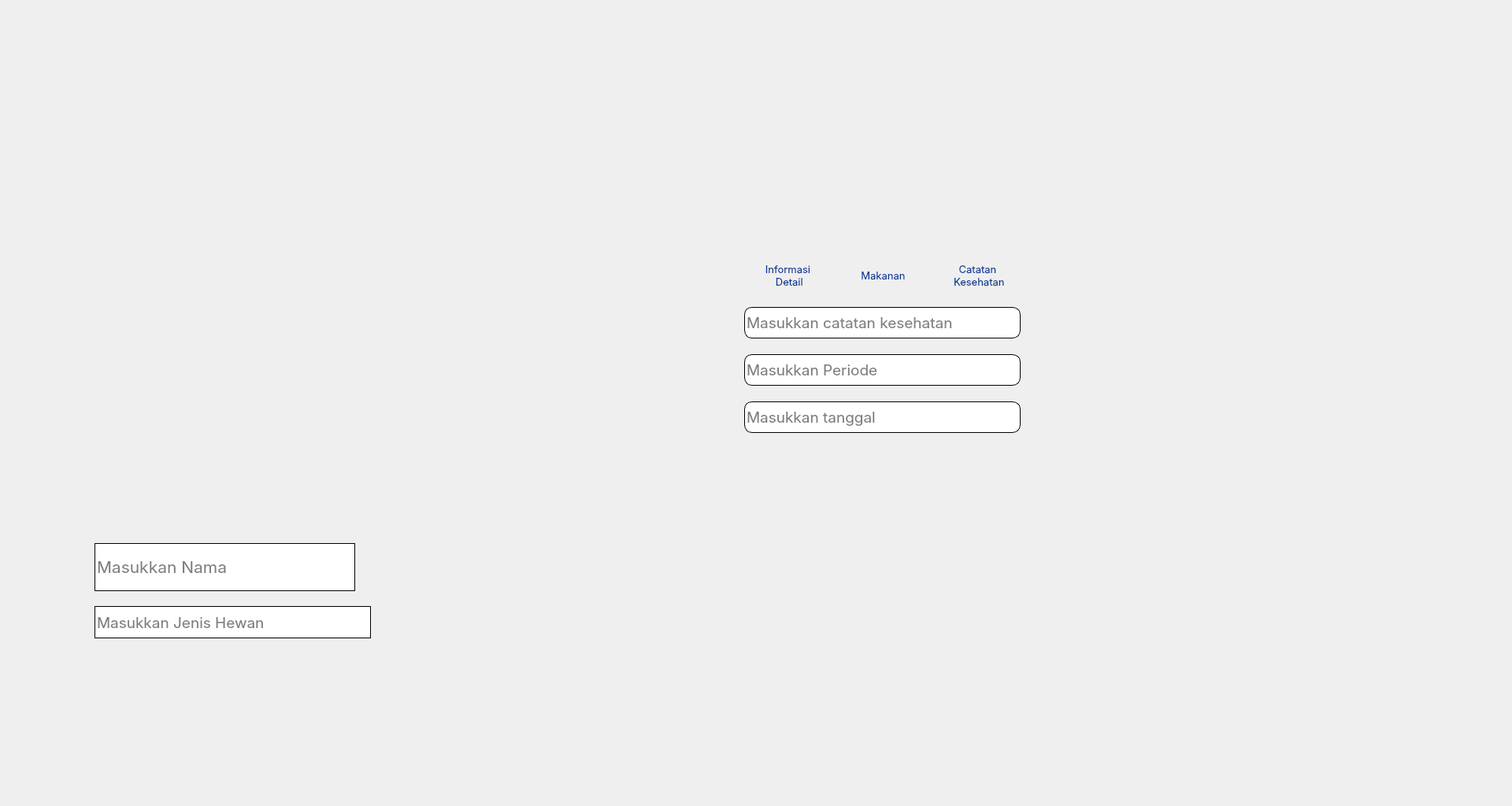
<?xml version="1.0" encoding="UTF-8"?>
<ui version="4.0">
 <class>Dialog</class>
 <widget class="QDialog" name="Dialog">
  <property name="geometry">
   <rect>
    <x>0</x>
    <y>0</y>
    <width>1920</width>
    <height>1024</height>
   </rect>
  </property>
  <property name="windowTitle">
   <string>Dialog</string>
  </property>
  <property name="styleSheet">
   <string notr="true">QDialog{
background-image: url(src/Assets/Menu.png);
}</string>
  </property>
  <widget class="QPushButton" name="pushButton">
   <property name="geometry">
    <rect>
     <x>100</x>
     <y>260</y>
     <width>385</width>
     <height>385</height>
    </rect>
   </property>
   <property name="styleSheet">
    <string notr="true">background-image: url(src/Assets/Group 8.png);
border : none;
border-radius: 34px;
background-repeat: none;
</string>
   </property>
   <property name="text">
    <string/>
   </property>
  </widget>
  <widget class="QLineEdit" name="lineEdit">
   <property name="geometry">
    <rect>
     <x>120</x>
     <y>690</y>
     <width>331</width>
     <height>61</height>
    </rect>
   </property>
   <property name="font">
    <font>
     <family>Inter</family>
     <pointsize>16</pointsize>
    </font>
   </property>
   <property name="styleSheet">
    <string notr="true">QLineEdit {
background-color: rgb(255,255,255);
color: rgb(0,0,0);
border: 1px solid black;

}</string>
   </property>
   <property name="placeholderText">
    <string>Masukkan Nama</string>
   </property>
  </widget>
  <widget class="QLineEdit" name="lineEdit_2">
   <property name="geometry">
    <rect>
     <x>120</x>
     <y>770</y>
     <width>351</width>
     <height>41</height>
    </rect>
   </property>
   <property name="font">
    <font>
     <family>Inter</family>
     <pointsize>14</pointsize>
    </font>
   </property>
   <property name="styleSheet">
    <string notr="true">QLineEdit {
background-color: rgb(255,255,255);
color: rgb(0,0,0);
border: 1px solid black;

}</string>
   </property>
   <property name="placeholderText">
    <string>Masukkan Jenis Hewan</string>
   </property>
  </widget>
  <widget class="QStackedWidget" name="stackedWidget">
   <property name="geometry">
    <rect>
     <x>940</x>
     <y>390</y>
     <width>611</width>
     <height>381</height>
    </rect>
   </property>
   <property name="currentIndex">
    <number>2</number>
   </property>
   <widget class="QWidget" name="page">
    <widget class="QLineEdit" name="lineEdit_3">
     <property name="geometry">
      <rect>
       <x>5</x>
       <y>0</y>
       <width>351</width>
       <height>40</height>
      </rect>
     </property>
     <property name="font">
      <font>
       <family>Inter</family>
       <pointsize>14</pointsize>
      </font>
     </property>
     <property name="styleSheet">
      <string notr="true">QLineEdit {
background-color: rgb(255,255,255);
color: rgb(0,0,0);
border: 1px solid black;
border-radius: 10px;

}</string>
     </property>
     <property name="placeholderText">
      <string>Masukkan tanggal lahir</string>
     </property>
    </widget>
    <widget class="QLineEdit" name="lineEdit_4">
     <property name="geometry">
      <rect>
       <x>5</x>
       <y>60</y>
       <width>351</width>
       <height>40</height>
      </rect>
     </property>
     <property name="font">
      <font>
       <family>Inter</family>
       <pointsize>14</pointsize>
      </font>
     </property>
     <property name="styleSheet">
      <string notr="true">QLineEdit {
background-color: rgb(255,255,255);
color: rgb(0,0,0);
border: 1px solid black;
border-radius: 10px;

}</string>
     </property>
     <property name="placeholderText">
      <string>Masukkan jenis kelamin</string>
     </property>
    </widget>
    <widget class="QLineEdit" name="lineEdit_5">
     <property name="geometry">
      <rect>
       <x>5</x>
       <y>120</y>
       <width>351</width>
       <height>40</height>
      </rect>
     </property>
     <property name="font">
      <font>
       <family>Inter</family>
       <pointsize>14</pointsize>
      </font>
     </property>
     <property name="styleSheet">
      <string notr="true">QLineEdit {
background-color: rgb(255,255,255);
color: rgb(0,0,0);
border: 1px solid black;
border-radius: 10px;

}</string>
     </property>
     <property name="placeholderText">
      <string>Masukkan berat</string>
     </property>
    </widget>
    <widget class="QLineEdit" name="lineEdit_6">
     <property name="geometry">
      <rect>
       <x>5</x>
       <y>180</y>
       <width>351</width>
       <height>40</height>
      </rect>
     </property>
     <property name="font">
      <font>
       <family>Inter</family>
       <pointsize>14</pointsize>
      </font>
     </property>
     <property name="styleSheet">
      <string notr="true">QLineEdit {
background-color: rgb(255,255,255);
color: rgb(0,0,0);
border: 1px solid black;
border-radius: 10px;

}</string>
     </property>
     <property name="text">
      <string/>
     </property>
     <property name="placeholderText">
      <string>Masukkan umur</string>
     </property>
    </widget>
   </widget>
   <widget class="QWidget" name="page_2">
    <widget class="QLineEdit" name="lineEdit_7">
     <property name="geometry">
      <rect>
       <x>5</x>
       <y>0</y>
       <width>351</width>
       <height>40</height>
      </rect>
     </property>
     <property name="font">
      <font>
       <family>Inter</family>
       <pointsize>14</pointsize>
      </font>
     </property>
     <property name="styleSheet">
      <string notr="true">QLineEdit {
background-color: rgb(255,255,255);
color: rgb(0,0,0);
border: 1px solid black;
border-radius: 10px;

}</string>
     </property>
     <property name="placeholderText">
      <string>Masukkan jenis makanan</string>
     </property>
    </widget>
    <widget class="QLineEdit" name="lineEdit_8">
     <property name="geometry">
      <rect>
       <x>5</x>
       <y>60</y>
       <width>351</width>
       <height>40</height>
      </rect>
     </property>
     <property name="font">
      <font>
       <family>Inter</family>
       <pointsize>14</pointsize>
      </font>
     </property>
     <property name="styleSheet">
      <string notr="true">QLineEdit {
background-color: rgb(255,255,255);
color: rgb(0,0,0);
border: 1px solid black;
border-radius: 10px;

}</string>
     </property>
     <property name="placeholderText">
      <string>Masukkan nama makanan</string>
     </property>
    </widget>
   </widget>
   <widget class="QWidget" name="page_3">
    <widget class="QLineEdit" name="lineEdit_9">
     <property name="geometry">
      <rect>
       <x>5</x>
       <y>0</y>
       <width>351</width>
       <height>40</height>
      </rect>
     </property>
     <property name="font">
      <font>
       <family>Inter</family>
       <pointsize>14</pointsize>
      </font>
     </property>
     <property name="styleSheet">
      <string notr="true">QLineEdit {
background-color: rgb(255,255,255);
color: rgb(0,0,0);
border: 1px solid black;
border-radius: 10px;

}</string>
     </property>
     <property name="placeholderText">
      <string>Masukkan catatan kesehatan</string>
     </property>
    </widget>
    <widget class="QLineEdit" name="lineEdit_10">
     <property name="geometry">
      <rect>
       <x>5</x>
       <y>60</y>
       <width>351</width>
       <height>40</height>
      </rect>
     </property>
     <property name="font">
      <font>
       <family>Inter</family>
       <pointsize>14</pointsize>
      </font>
     </property>
     <property name="styleSheet">
      <string notr="true">QLineEdit {
background-color: rgb(255,255,255);
color: rgb(0,0,0);
border: 1px solid black;
border-radius: 10px;

}</string>
     </property>
     <property name="placeholderText">
      <string>Masukkan Periode</string>
     </property>
    </widget>
    <widget class="QLineEdit" name="lineEdit_11">
     <property name="geometry">
      <rect>
       <x>5</x>
       <y>120</y>
       <width>351</width>
       <height>40</height>
      </rect>
     </property>
     <property name="font">
      <font>
       <family>Inter</family>
       <pointsize>14</pointsize>
      </font>
     </property>
     <property name="styleSheet">
      <string notr="true">QLineEdit {
background-color: rgb(255,255,255);
color: rgb(0,0,0);
border: 1px solid black;
border-radius: 10px;

}</string>
     </property>
     <property name="placeholderText">
      <string>Masukkan tanggal</string>
     </property>
    </widget>
   </widget>
  </widget>
  <widget class="QPushButton" name="satu">
   <property name="geometry">
    <rect>
     <x>940</x>
     <y>330</y>
     <width>121</width>
     <height>41</height>
    </rect>
   </property>
   <property name="font">
    <font>
     <family>Inter</family>
     <pointsize>10</pointsize>
    </font>
   </property>
   <property name="styleSheet">
    <string notr="true">QPushButton{
border: none;
color: rgba(6, 60, 153, 1);
}

QPushButton:hover { 
text-decoration: underline; 
}</string>
   </property>
   <property name="text">
    <string>Informasi
 Detail</string>
   </property>
  </widget>
  <widget class="QPushButton" name="dua">
   <property name="geometry">
    <rect>
     <x>1061</x>
     <y>330</y>
     <width>121</width>
     <height>41</height>
    </rect>
   </property>
   <property name="font">
    <font>
     <family>Inter</family>
     <pointsize>10</pointsize>
    </font>
   </property>
   <property name="styleSheet">
    <string notr="true">QPushButton{
border: none;
color: rgba(6, 60, 153, 1);
}

QPushButton:hover { 
text-decoration: underline; 
}</string>
   </property>
   <property name="text">
    <string>Makanan</string>
   </property>
  </widget>
  <widget class="QPushButton" name="tiga">
   <property name="geometry">
    <rect>
     <x>1181</x>
     <y>330</y>
     <width>121</width>
     <height>41</height>
    </rect>
   </property>
   <property name="font">
    <font>
     <family>Inter</family>
     <pointsize>10</pointsize>
    </font>
   </property>
   <property name="styleSheet">
    <string notr="true">QPushButton{
border: none;
color: rgba(6, 60, 153, 1);
}

QPushButton:hover { 
text-decoration: underline; 
}</string>
   </property>
   <property name="text">
    <string>Catatan
 Kesehatan</string>
   </property>
  </widget>
 </widget>
 <resources>
  <include location="../Assets/Add.qrc"/>
 </resources>
 <connections/>
</ui>
